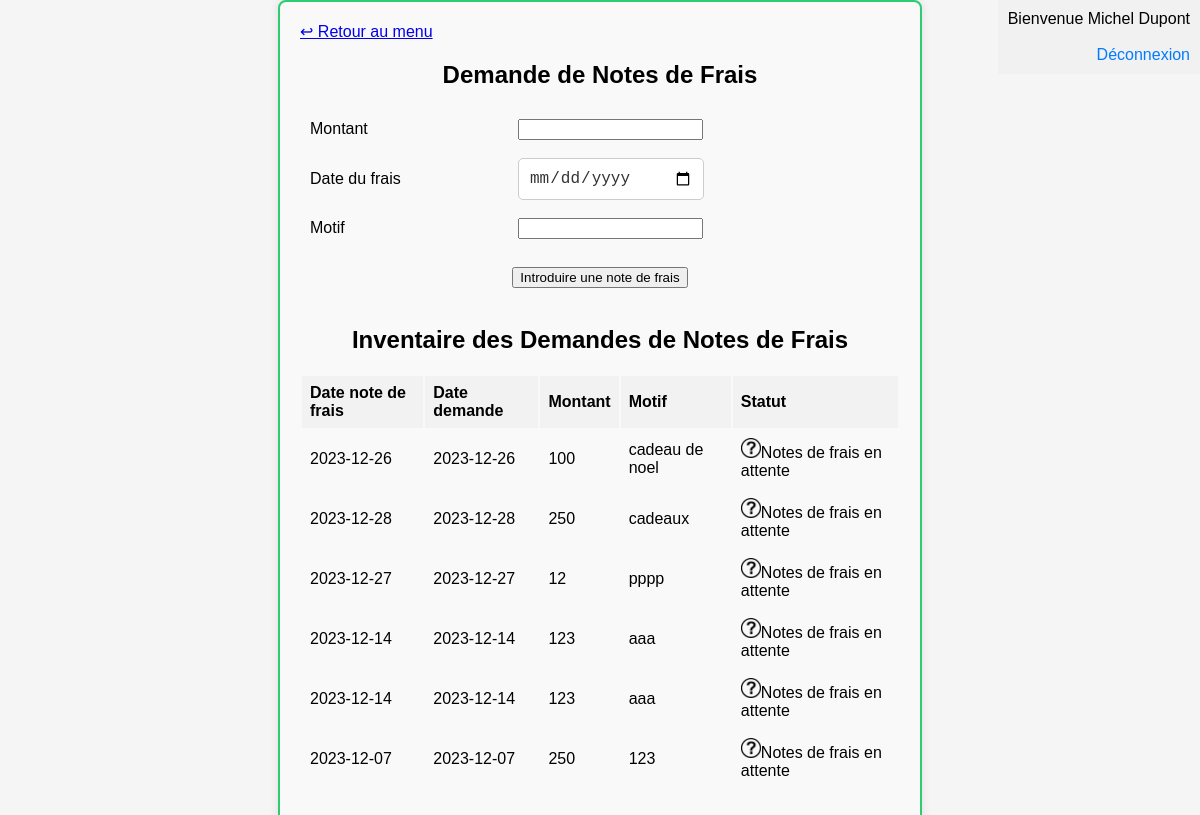
Page /gestionpersonnel/demandeNoteFrais.php (signed in) on the earlier database version.
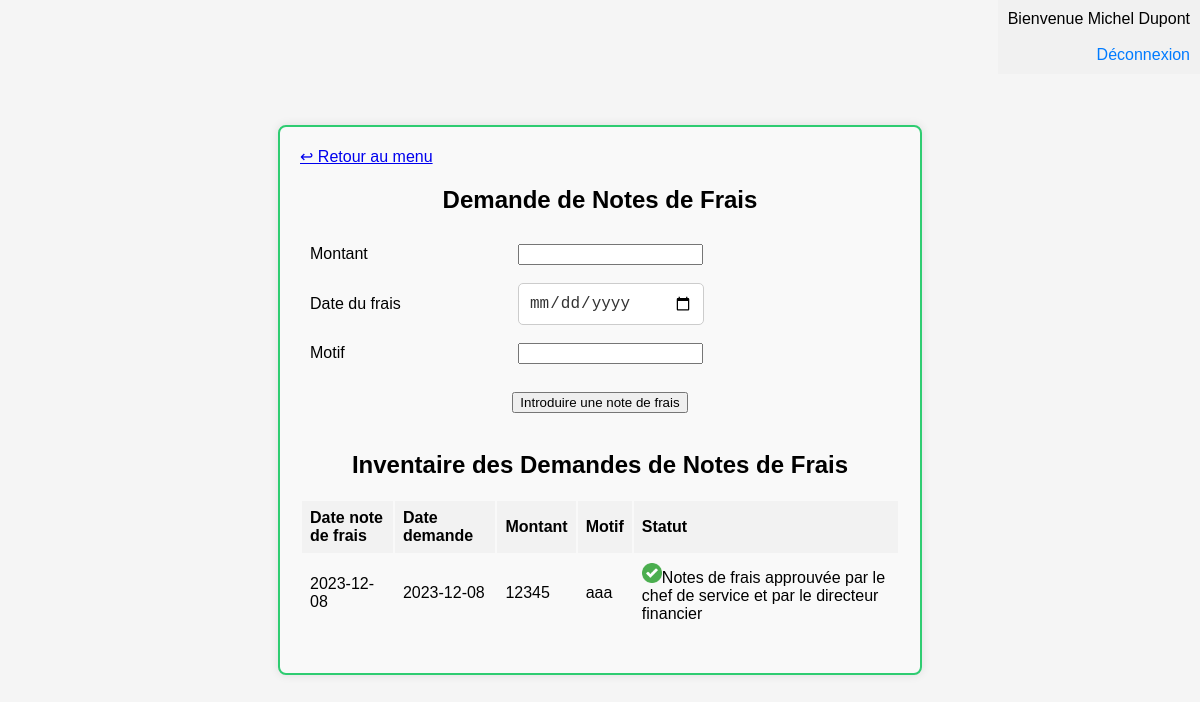
Same page on the later database version.
### tables this page shows
CREATE TABLE IF NOT EXISTS `notedefrais` (
  `IdNoteDeFrais` int NOT NULL AUTO_INCREMENT,
  `DateNoteDeFrais` date NOT NULL,
  `DateDemande` date NOT NULL,
  `Montant` float NOT NULL,
  `Motif` varchar(255) NOT NULL,
  `estApprouveChef` int DEFAULT NULL,
  `estApprouveDirFin` int DEFAULT NULL,
  `FKIdEmploye` int NOT NULL,
  `FKIdEmployeManagerApprouve` int DEFAULT NULL,
  `FKIdEmployeFinancierApprouve` int DEFAULT NULL,
  PRIMARY KEY (`IdNoteDeFrais`),
  KEY `RelationNoteFraisEmploye` (`FKIdEmploye`),
  KEY `RelationNoteFraisEmployeManager` (`FKIdEmployeManagerApprouve`),
  KEY `RelationNoteFraisEmployeFinancier` (`FKIdEmployeFinancierApprouve`)
);

### gestionpersonnel/demandeNoteFrais.php (the view, shortened to what this page needs)
<?php
$idemploye = $_SESSION['idemploye'];
$nom = $_SESSION['nom'];
$prenom = $_SESSION['prenom'];
$nomTypeEmploye = $_SESSION['nomTypeEmploye'];
$servername = "localhost";
$username = "root";
$password = "";
$dbname = "gestionpersonnel";
$connexion = new mysqli($servername, $username, $password, $dbname);
echo '<!DOCTYPE html>
<html lang="fr">
<head>
    <meta charset="UTF-8">
    <meta name="viewport" content="width=device-width, initial-scale=1.0">
    <title>Demande de Notes de Frais</title>
    <link rel="stylesheet" type="text/css" href="style.css">
</head>
<body>';
echo '<div class="menu-container">';
echo '<div class="top-left" align="left">
        <a href="menu.php" class="back-link">↩ Retour au menu</a>
      </div>';
echo '<div class="top-right" align="right">';
echo "Bienvenue $prenom $nom <br> $nomTypeEmploye <br>";
echo '<a href="deconnexion.php" class="logout-link">Déconnexion</a>';
echo '<br></div>';
echo '<h2>Demande de Notes de Frais</h2>';
echo '<form method="post" action="">
	<table>
	<tr>
        <td>Montant</td>
	<td><input type="text" name="montant" required></td>
	</tr>
	<tr>
        <td>Date du frais</td>
	<td><input type="date" name="date_du_frais" required></td>
	</tr>
	<tr>
        <td>Motif</td>
	<td><input type="text" name="motif" required></td>
	</tr>
	</table>
        <br>
	<input type="submit" name="submitNoteFrais" value="Introduire une note de frais">
	<br><br>';
	echo '
      </form>';
echo '<h2>Inventaire des Demandes de Notes de Frais</h2>';
$queryInventaire = 'SELECT * FROM notedefrais WHERE FKIdEmploye = ?';
$stmtInventaire = $connexion->prepare($queryInventaire);
if ($stmtInventaire) {
    $stmtInventaire->bind_param("i", $idemploye);
    $stmtInventaire->execute();
    $resultInventaire = $stmtInventaire->get_result();
		    echo '<div class="table-container">
			<table align="center">
			    <thead>
			        <tr>
			            <th>Date note de frais</th>
						<th>Date demande</th>
			            <th>Montant</th>
			            <th>Motif</th>
						<th>Statut</th>
			        </tr>
			    </thead>
			    <tbody>
			';
while ($rowInventaire = $resultInventaire->fetch_assoc()) {
    echo '<tr>' ;
    echo '<td>'  . $rowInventaire['DateNoteDeFrais'] . '</td>';
    echo '<td>' . $rowInventaire['DateDemande'] . '</td>';
	echo '<td>' . $rowInventaire['Montant'] . '</td>';
	echo '<td>' . $rowInventaire['Motif'] . '</td>';
	echo '<td>';
    if ($rowInventaire['estApprouveChef'] === null && $rowInventaire['estApprouveDirFin'] === null) {
        echo '<img src="img/ongoing.png" height=20px width=20px />Notes de frais en attente';
	} elseif ($rowInventaire['estApprouveChef'] == 0 ) {
        echo '<img src="img/refuse.png" height=20px width=20px />Note de frais refusée par le chef de service';
    } elseif ($rowInventaire['estApprouveChef'] == 1 && $rowInventaire['estApprouveDirFin'] === null) {
        echo '<img src="img/ongoing.png" height=20px width=20px />Note de frais approuvée par le chef de service et en attente du directeur financier';
    } elseif ($rowInventaire['estApprouveChef'] == 1 && $rowInventaire['estApprouveDirFin'] == 0) {
        echo '<img src="img/refuse.png" height=20px width=20px />Notes de frais approuvée par le chef de service et refusée par le directeur financier';
    } elseif ($rowInventaire['estApprouveChef'] == 1 && $rowInventaire['estApprouveDirFin'] == 1) {
        echo '<img src="img/accepte.png" height=20px width=20px />Notes de frais approuvée par le chef de service et par le directeur financier';
    }
	echo '</td>';
	echo '</tr>';
}
}
echo '</div></tbody></table>';
echo '</div>';
echo '</body>';
echo '</html>';
?>

### gestionpersonnel/style.css (style rules this page uses)
body { font-family: Arial, sans-serif; background-color: #f5f5f5; margin: 0; padding: 0; display: flex; align-items: center; justify-content: center; height: 100vh; }
.menu-container { background-color: #f9f9f9; border-radius: 8px; padding: 20px; box-shadow: 0 0 10px rgba(0, 0, 0, 0.1); width: 50%; text-align: center; margin: auto; border: 2px solid #2ecc71; }
.logout-link { color: #007bff; text-decoration: none; cursor: pointer; }
.top-right { position: fixed; top: 0; right: 0; padding: 10px; background-color: #f1f1f1; text-align:right; }
input[type="date"] { width: 50%; padding: 10px; border: 1px solid #ccc; border-radius: 5px; box-sizing: border-box; font-size: 16px; color: #333; }
.table-container { margin-top: 20px; margin-bottom: 20px; text-align: center; }
table { border-collapse: separate; width: 100%; align:center; border: 0px ; }
th, td { border: 0px ; text-align: left; padding: 8px; }
th { background-color: #f2f2f2; }
tr:nth-child(even) { background-color: #f9f9f9; }

Differences in the rows shown:
removed notedefrais: DateNoteDeFrais "2023-12-26", DateDemande "2023-12-26", Montant "100", Motif "cadeau de noel"
removed notedefrais: DateNoteDeFrais "2023-12-28", DateDemande "2023-12-28", Montant "250", Motif "cadeaux"
removed notedefrais: DateNoteDeFrais "2023-12-27", DateDemande "2023-12-27", Montant "12", Motif "pppp"
removed notedefrais: DateNoteDeFrais "2023-12-14", DateDemande "2023-12-14", Montant "123", Motif "aaa"
removed notedefrais: DateNoteDeFrais "2023-12-14", DateDemande "2023-12-14", Montant "123", Motif "aaa"
removed notedefrais: DateNoteDeFrais "2023-12-07", DateDemande "2023-12-07", Montant "250", Motif "123"
added notedefrais: DateNoteDeFrais "2023-12-08", DateDemande "2023-12-08", Montant "12345", Motif "aaa", estApprouveChef 1 (drawn)
